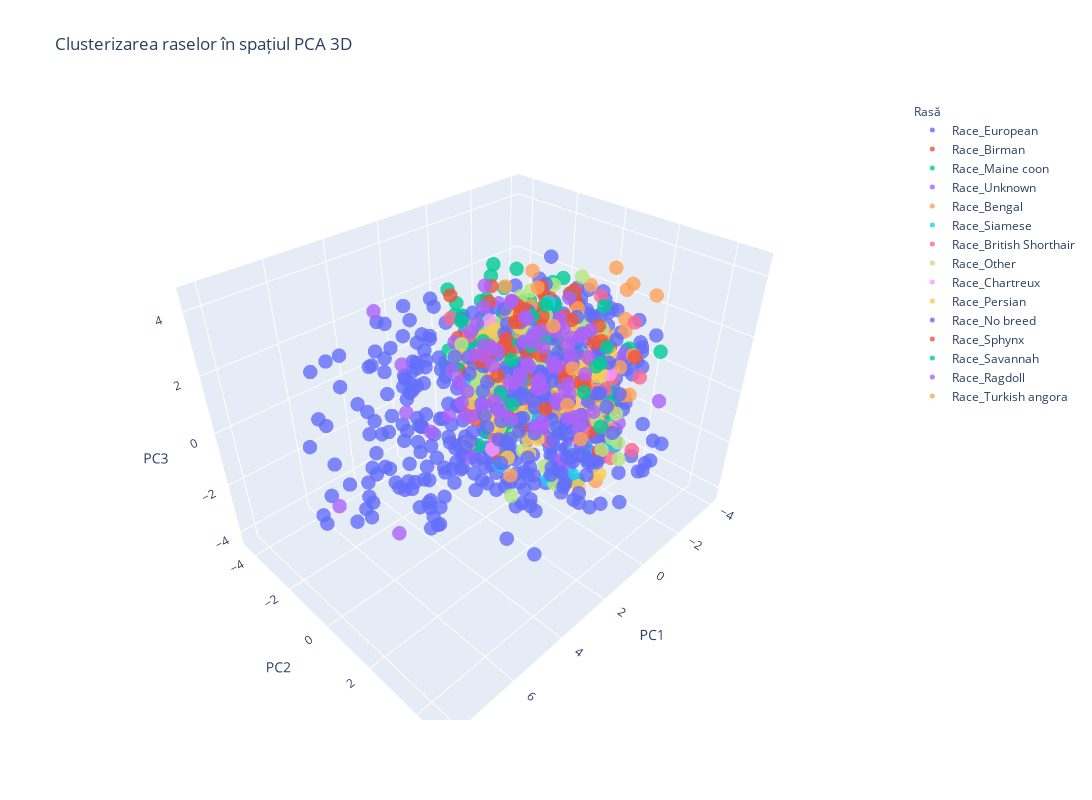

Notebook source saved alongside this figure:
### Code cell
from sklearn.decomposition import PCA
from sklearn.preprocessing import StandardScaler
import plotly.express as px

def visualize_race_clusters_3d_interactive(df_encoded):
    # Pregătirea datelor
    X = df_encoded.drop(df_encoded.filter(like='Race', axis=1).columns, axis=1)  # Caracteristicile
    y = df_encoded.filter(like='Race', axis=1).idxmax(axis=1)  # Eticheta (coloana cea mai probabilă pentru fiecare rând)

    # Normalizare
    scaler = StandardScaler()
    X_scaled = scaler.fit_transform(X)

    # Aplicarea PCA pentru reducerea dimensiunii la 3 componente
    pca = PCA(n_components=3)
    X_pca = pca.fit_transform(X_scaled)

    # Crearea unui DataFrame pentru vizualizare
    pca_df = pd.DataFrame(X_pca, columns=['PC1', 'PC2', 'PC3'])
    pca_df['Race'] = y.values

    # Vizualizare interactivă cu Plotly
    fig = px.scatter_3d(
        pca_df, x='PC1', y='PC2', z='PC3',
        color='Race',
        title="Clusterizarea raselor în spațiul PCA 3D",
        labels={'Race': 'Rasă', 'PC1': 'Componenta principală 1', 'PC2': 'Componenta principală 2', 'PC3': 'Componenta principală 3'},
        opacity=0.8
    )

    fig.update_traces(marker=dict(size=5))  # Dimensiunea punctelor
    fig.update_layout(width=1400, height=800,legend_title=dict(font=dict(size=12)), scene=dict(xaxis_title='PC1', yaxis_title='PC2', zaxis_title='PC3'))

    fig.show()

# Exemplu de utilizare
visualize_race_clusters_3d_interactive(df_encoded)
